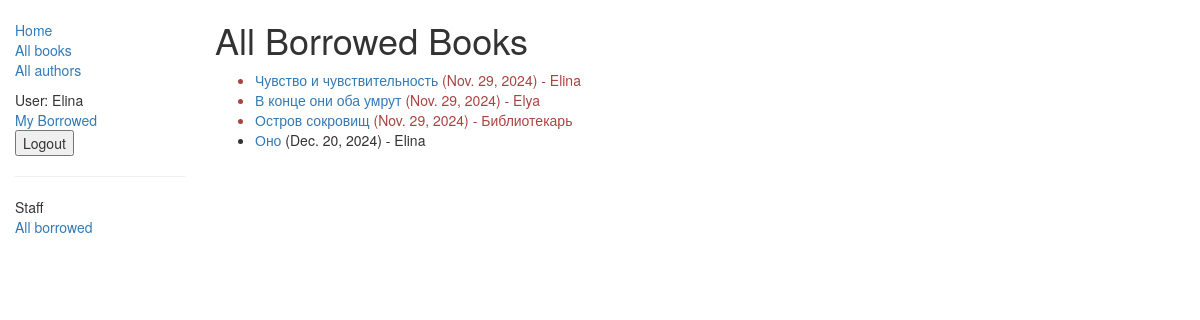
Page /catalog/borrowed/ (signed in) on the committed database.
### catalog/models.py (models this page shows, shortened)
class BookInstance(models.Model):
    id = models.UUIDField(primary_key=True, default=uuid.uuid4, help_text="Unique ID for this particular book across whole library")
    book = models.ForeignKey('Book', on_delete=models.SET_NULL, null=True)
    imprint = models.CharField(max_length=200)
    due_back = models.DateField(null=True, blank=True)
    borrower = models.ForeignKey(
        settings.AUTH_USER_MODEL, on_delete=models.SET_NULL, null=True, blank=True)
    @property
    def is_overdue(self):
        return bool(self.due_back and date.today() > self.due_back)
    LOAN_STATUS = (
        ('m', 'Maintenance'),
        ('o', 'On loan'),
        ('a', 'Available'),
        ('r', 'Reserved'),
    )
    status = models.CharField(
        max_length=1,
        choices=LOAN_STATUS,
        blank=True,
        default='m',
        help_text='Book availability')
    class Meta:
        ordering = ["due_back"]
        permissions = (("can_mark_returned", "Set book as returned"),)

class Book(models.Model):
    title = models.CharField(max_length=200)
    author = models.ForeignKey('Author', on_delete=models.SET_NULL, null=True)
    summary = models.TextField(max_length=1000, help_text="Enter a brief description of the book")
    isbn = models.CharField('ISBN', max_length=13,
                            unique=True,
                            help_text='13 Character <a href="https://www.isbn-international.org/content/what-isbn'
                                      '">ISBN number</a>')
    genre = models.ManyToManyField(Genre, help_text="Select a genre for this book")
    language = models.ForeignKey('Language', on_delete=models.SET_NULL, null=True)
    class Meta:
        ordering = ['title', 'author']
    def display_genre(self):
        return ', '.join([ genre.name for genre in self.genre.all()[:3] ])
    display_genre.short_description = 'Genre'

### catalog/views.py (the view)
# urls.py: re_path(r'borrowed/', views.LoanedBooksAllListView.as_view(), name='all-borrowed'),
class LoanedBooksAllListView(PermissionRequiredMixin, generic.ListView):
    model = BookInstance
    permission_required = 'catalog.can_mark_returned'
    template_name = 'catalog/bookinstance_list_borrowed_all.html'
    paginate_by = 4
    def get_queryset(self):
        return BookInstance.objects.filter(status__exact='o').order_by('due_back')

### catalog/templates/catalog/bookinstance_list_borrowed_all.html (shortened to what this page needs)
{% extends "base_generic.html" %}
{% block content %}
    <h1>All Borrowed Books</h1>
    {% if bookinstance_list %}
    <ul>
      {% for bookinst in bookinstance_list %}
      <li class="{% if bookinst.is_overdue %}text-danger{% endif %}">
        <a href="{% url 'book-detail' bookinst.book.pk %}">{{bookinst.book.title}}</a> ({{ bookinst.due_back }}) {% if user.is_staff %}- {{ bookinst.borrower }}{% endif %}
      </li>
      {% endfor %}
    </ul>
    {% else %}
      <p>There are no books borrowed.</p>
    {% endif %}
{% endblock %}

### catalog/templates/base_generic.html (shortened to what this page needs)
<!doctype html>
<html lang="en">
  <head>
    <link
      rel="stylesheet"
      href="https://maxcdn.bootstrapcdn.com/bootstrap/3.3.7/css/bootstrap.min.css" />
    {% load static %}
    <link rel="stylesheet" href="{% static 'css/styles.css' %}" />
  </head>
  <body>
    <div class="container-fluid">
      <div class="row">
        <div class="col-sm-2">
          {% block sidebar %}
            <ul class="sidebar-nav">
              <li><a href="{% url 'index' %}">Home</a></li>
              <li><a href="{% url 'books' %}">All books</a></li>
              <li><a href="{% url 'authors' %}">All authors</a></li>
            </ul>
            {% if user.is_authenticated %}
          User: {{ user.get_username }}<br>
          <a href="{% url 'my-borrowed' %}">My Borrowed</a>
            <form method="post" action="{% url 'logout' %}">
            <button type="submit">Logout</button>
            </form>
            {% else %}
            <a href="{% url 'login' %}">Login</a>
            {% endif %}
          {% if user.is_staff %}
                <hr>
                <ul class="sidebar-nav">
                    <li>Staff</li>
                    <li><a href="{% url 'all-borrowed' %}">All borrowed</a></li>
                  {% endif %}
                </ul>
          {% endblock %}
        </div>
        <div class="col-sm-10 ">{% block content %}{% endblock %}
        </div>
      </div>
    </div>
  </body>
</html>

### catalog/static/css/styles.css (style rules this page uses)
.sidebar-nav { margin-top: 20px; padding: 0; list-style: none; }

### rows in the picture
BookInstance: book "Чувство и чувствительность", due_back "Nov. 29, 2024", borrower "Elina"
BookInstance: book "В конце они оба умрут", due_back "Nov. 29, 2024", borrower "Elya"
BookInstance: book "Остров сокровищ", due_back "Nov. 29, 2024", borrower "Библиотекарь"
BookInstance: book "Оно", due_back "Dec. 20, 2024", borrower "Elina"

### other values in the picture
{{ user.get_username }} "Elina"
